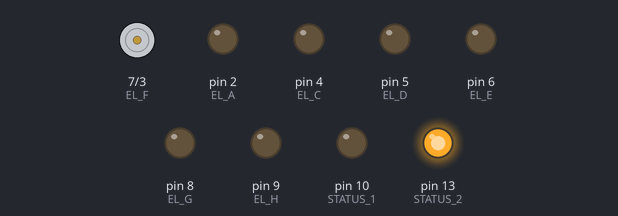
Bench run of a sketch on a simulated Arduino Uno, built with avr-gcc and run on an emulated ATmega328P. Shown: motor-driver pin pairs drawn as motors (green arrow = first pin HIGH = forward, orange = second pin HIGH = backward, longer = more drive), output pins drawn as LEDs (lit = HIGH).

Above: at 0.06 s.
At 0.56 s:
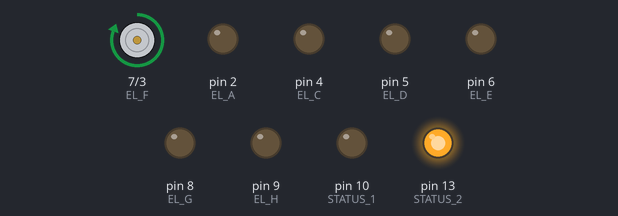
At 0.87 s:
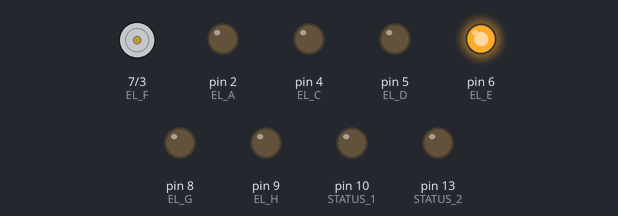
At 1.87 s:
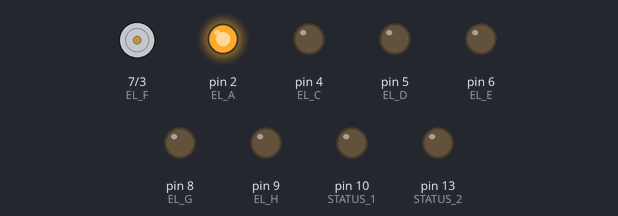
At 3.37 s:
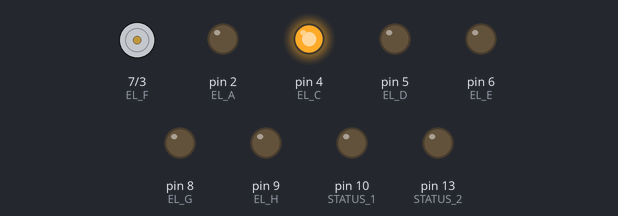
At 4.37 s:
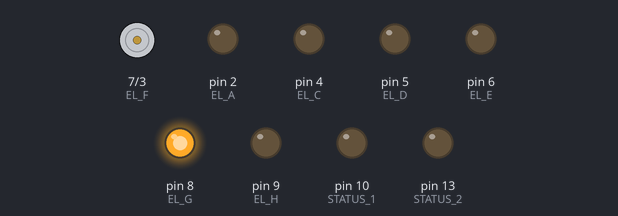
Timing chart, 0 to 4.7 s (numbered marks = the images above):
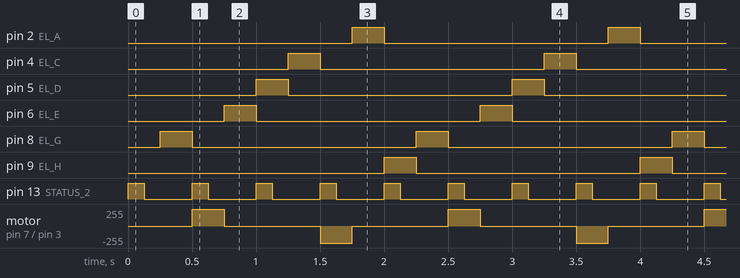

The sketch:

brightHard.ino
```cpp
#include "data.h"

#define EL_A  2
#define EL_B  3
#define EL_C  4
#define EL_D  5
#define EL_E  6
#define EL_F  7
#define EL_G  8
#define EL_H  9


/*
 * These pins are set up for headers on the side of the board
 * Ideal for input, but could be used for output if ...
 * who knows?
 */

/* Analog or Digital pins */
#define EL_A2 21
#define EL_A3 21
#define EL_A4 21
#define EL_A5 21

/* Analog only pins */
#define EL_A6 21
#define EL_A7 21

/*
 *  Makes looping through the pins a little
 *  nicer to read
 */
#define FIRST 2
#define LAST 9
#define LOOP 10

#define STATUS_1 10 // ???
#define STATUS_2 13 // Board

/*
 * This flag is in the spec but not defined for some reason
 */

#define CTC1 3

Data *data;
Program *program;
char mask;
unsigned short status_counter;

void setup() {
    // Initialize the pins as outputs
    pinMode(EL_A, OUTPUT);
    pinMode(EL_B, OUTPUT);
    pinMode(EL_C, OUTPUT);
    pinMode(EL_D, OUTPUT);
    pinMode(EL_E, OUTPUT);
    pinMode(EL_F, OUTPUT);
    pinMode(EL_G, OUTPUT);
    pinMode(EL_H, OUTPUT);

    // We also have two status LEDs, pin 10 on the Escudo,
    // and pin 13 on the Arduino itself
    pinMode(STATUS_1, OUTPUT);
    pinMode(STATUS_2, OUTPUT);

    // Utilize a few more pins for input
//    pinMode(1, INPUT);
//    pinMode(20, INPUT);
//    pinMode(19, INPUT);

    // Load and prepare data
    data = load_data();
    program = &data->programs[1];
    reset_program(program);
    status_counter = 0;

    // Using a Timer at (1 / (bpm / 60)) / 8
    // This gives us quarter-note beats which
    // I believe is pretty standard
    TCCR1A = 0;
    TCCR1B = 0;
    TCNT1 = 0;

    // set compare match register for increments (must be <65536)
    // clock speed   /   ( desired interval )  * ( prescalar ) - one cycle zero indexed
    // ((((8 * (10**6)) / 64.) * ( 1 / (bpm / 60.))) / 8) - 1
    // (Clock Speed / Prescalar) / (( bpm / spm ) / ( thrity-seconds ) - 1 zero start
    //    OCR1A = 9374; // 100 bpm
    //    OCR1A = 8522; // 110 bpm
    OCR1A = 7812; // 120 bpm
//     OCR1A = 6695; // 140 bpm

    // turn on CTC mode
    TCCR1B |= _BV(CTC1);

    // Set CS11 and CS10 bits for 256 prescalar
    TCCR1B |= _BV(CS11) | _BV(CS10);

    // enable timer compare interrupt
    TIMSK1 |= _BV(OCIE1A);

}

ISR (TIMER1_COMPA_vect) { // Timer 1 16 bit

    if (program->dirty) {
        load_mask();
        write_mask();
    }
    advance_program(program);

    char mod = status_counter % 16;
    if (mod == 0) {
        digitalWrite(STATUS_2, HIGH);
    }

    if (mod == 4) {
        digitalWrite(STATUS_2, LOW);
    }

    status_counter++;
}

void loop() {
    /* :D */
}

void load_mask() {
    mask = 0;
    int i;
    for (i = 0; i < program->count; i++) {
        Channel *chan = program->channels[i];
        mask |= chan->bars[chan->currentBar]->notes[chan->currentNote].bitmask;
    }
}

void write_mask() {
    int i;
    for (i = FIRST; i < LOOP; i++) {
        if (mask & 1 << (i - FIRST)) {
            digitalWrite(i, HIGH);
        } else {
            digitalWrite(i, LOW);
        }

    }
}
```

data.h
```cpp
#include <stdint.h>

#ifndef DATA

#define DATA

typedef struct {
    char duration;
    char intensity_start;
    char intensity_finish;
    char bitmask;
} Note;

/* pointer to program memory */

typedef struct {
    uint16_t count;
    Note *notes;
} Bar;

typedef struct {
    uint16_t barCount;
    uint16_t currentBar;
    uint16_t noteCount;
    uint16_t currentNote;
    uint16_t noteDuration;
    Bar **bars;
} Channel;

typedef struct {
    char count;
    char mode;
    char dirty;
    Channel **channels;
} Program;

typedef struct {
    uint16_t programCount;
    Program *programs;
} Data;

/* loader expects raw.h to include a program */
Data *load_data();

void advance_program(Program *prog);
char advance_channel(Channel *channel);

void reset_program(Program *prog);
void reset_channel(Channel *channel);

#endif
```

data.ino
```cpp
#include "data.h"
#include "raw.h"
#include "stdlib.h"

/*
 * The following are program-memory formats for the major types
 * as they will exist from the compiler;
 * they must be parsed and loaded into their counterparts
 */

typedef struct {
    uint16_t count;
    uint16_t noteOffset;
} BarS;

Data *load_data() {
    Data *data = (Data *) malloc(sizeof(Data));
    int noteLen = sizeof(NOTES) / 4;

    int i, j = 0;

    Note *notes = (Note *) &NOTES;
    BarS *raw_bars = (BarS *) &BARS;

    Bar *bars = (Bar *) malloc(sizeof(Bar) * BAR_COUNT);

    Channel *channels = (Channel *) malloc(sizeof(Channel) * CHANNEL_COUNT);
    Program *programs = (Program *) malloc(sizeof(Program) * PROGRAM_COUNT);

    for (i = 0; i < BAR_COUNT; i++) {
        bars[i].count = raw_bars[i].count;
        bars[i].notes = &notes[raw_bars[i].noteOffset];
    }

    int counter = 0;
    for (i = 0; i < CHANNEL_COUNT; i++) {
        char cnt = CHANNELS[counter];
        counter += sizeof(uint16_t);
        channels[i].barCount = cnt;
        channels[i].bars = (Bar **) malloc(sizeof(Bar *) * cnt);
        for (j = 0; j < cnt; j++) {
            channels[i].bars[j] = &bars[CHANNELS[counter]];
            counter += sizeof(uint16_t);
        }
    }

    counter = 0;
    for (i = 0; i < PROGRAM_COUNT; i++) {
        uint16_t cnt = PROGRAMS[counter];
        counter += sizeof(uint16_t);
        programs[i].count = cnt;
        programs[i].mode = 0;
        programs[i].dirty = 1;
        programs[i].channels = (Channel **) malloc(sizeof(Channel *) * cnt);
        for (j = 0; j < cnt; j++) {
            programs[i].channels[j] = &channels[PROGRAMS[counter]];
            counter += sizeof(uint16_t);
        }
    }

    data->programCount = PROGRAM_COUNT;
    data->programs = programs;

    return data;
}

void advance_program(Program *prog) {
    int i;
    prog->dirty = 0;
    for (i = 0; i < prog->count; i++) {
        prog->dirty |= advance_channel(prog->channels[i]);
    }
}

char advance_channel(Channel *channel) {
    channel->noteDuration--;
    if (channel->noteDuration == 0) {
        channel->currentNote++;

        if (channel->currentNote == channel->noteCount) {
            channel->currentNote = 0;
            channel->currentBar++;

            if (channel->currentBar == channel->barCount) {
                channel->currentBar = 0;
            }

            channel->noteCount = channel->bars[channel->currentBar]->count;
        }
        channel->noteDuration = 1 << channel->bars[channel->currentBar]->notes[channel->currentNote].duration;

        return 1;
    }

    return 0;
}

void reset_channel(Channel *channel) {
    channel->currentBar = 0;
    channel->currentNote = 0;
    channel->noteCount = channel->bars[0]->count;
    channel->noteDuration = 1 << channel->bars[0]->notes[0].duration;
}

void reset_program(Program *prog) {
    int i;
    prog->dirty = 0;
    for (i = 0; i < prog->count; i++) {
        Channel *chan = prog->channels[i];
        reset_channel(chan);
    }
}
```

Source omitted: raw.h (data table, 956 bytes)

Measured:
- by itself, pin 2 (EL_A), pin 4 (EL_C), pin 5 (EL_D), pin 6 (EL_E), pin 8 (EL_G), pin 9 (EL_H): alternates HIGH for 0.25 s and LOW for 1.8 s
- by itself, pin 13 (STATUS_2): alternates HIGH for 0.12 s and LOW for 0.38 s
- by itself, motor on pin 7 (EL_F) / pin 3 (EL_B): repeats every 2.0 s: stopped 0.75 s, backward 255/255 0.25 s, stopped 0.75 s, forward 255/255 0.25 s
